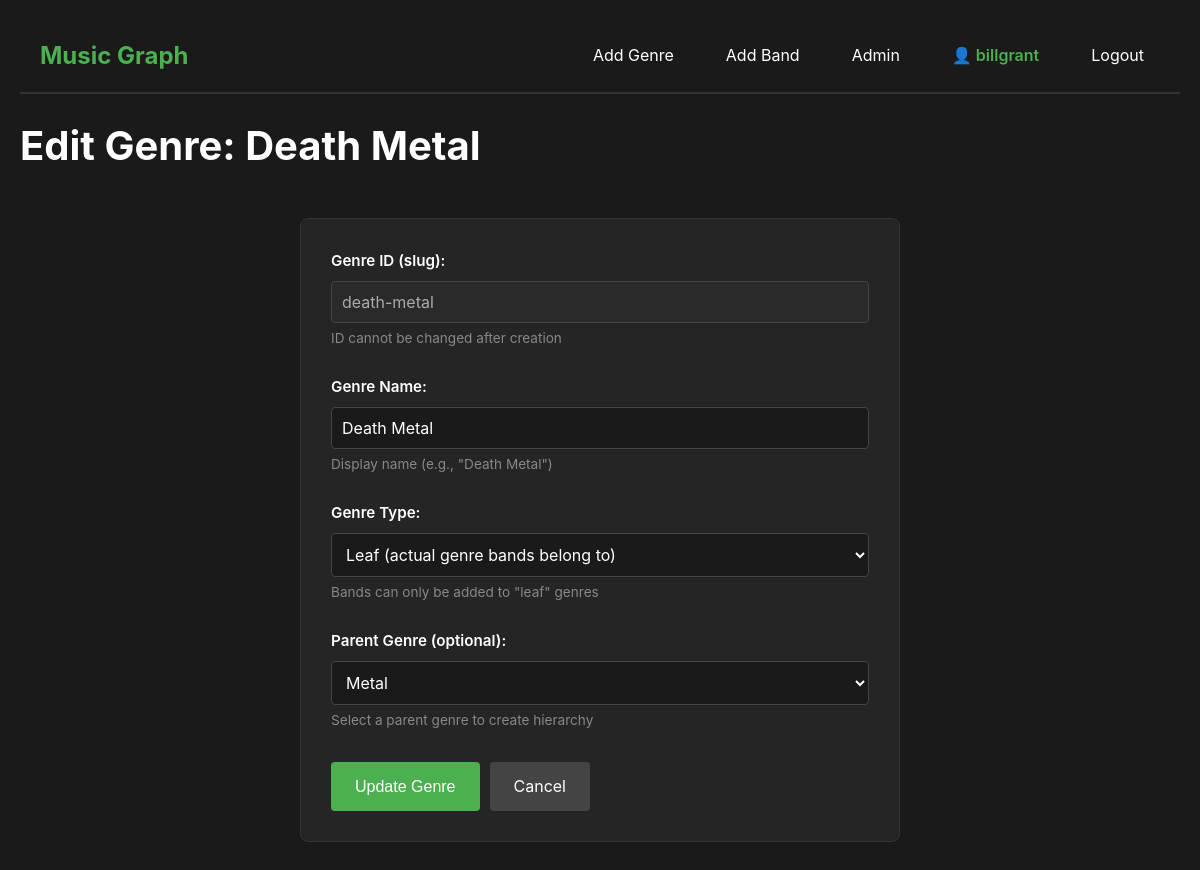
The app's page /edit-genre/death-metal (signed in) with its own data.
### models.py (models this page shows, shortened)
class User(UserMixin, db.Model):
    __tablename__ = 'users'
    id = db.Column(db.Integer, primary_key=True)
    username = db.Column(db.String(80), unique=True, nullable=False)
    email = db.Column(db.String(120), unique=True, nullable=False)
    password_hash = db.Column(db.String(255), nullable=False)
    is_admin = db.Column(db.Boolean, default=False)
    created_at = db.Column(db.DateTime, default=db.func.now())

class Genre(db.Model):
    __tablename__ = 'genres'
    id = db.Column(db.String(50), primary_key=True)  # e.g., 'death-metal'
    name = db.Column(db.String(100), nullable=False)  # e.g., 'Death Metal'
    parent_id = db.Column(db.String(50), db.ForeignKey('genres.id'), nullable=True)
    type = db.Column(db.String(20), nullable=False)  # 'root', 'intermediate', 'leaf'
    parent = db.relationship('Genre', remote_side=[id], backref='children')
    bands = db.relationship('Band', back_populates='primary_genre')

### app.py (the view, shortened to what this page needs)
@app.route('/edit-genre/<genre_id>', methods=['GET', 'POST'])
@admin_required
def edit_genre(genre_id):
    genre = Genre.query.get_or_404(genre_id)
    genres = Genre.query.filter(Genre.id != genre_id).all()  # Exclude current genre
    return render_template('edit_genre.html', genre=genre, genres=genres)

### app.py (called while the page is built)
@login_manager.user_loader
def load_user(user_id):
    return User.query.get(int(user_id))

def admin_required(f):
    @wraps(f)
    def decorated_function(*args, **kwargs):
        if not current_user.is_authenticated:
            return redirect(url_for('login'))
        if not current_user.is_admin:
            flash('Admin access required.', 'error')
            return redirect(url_for('index'))
        return f(*args, **kwargs)
    return decorated_function

### templates/edit_genre.html (shortened to what this page needs)
<!DOCTYPE html>
<html lang="en">
<head>
    <link rel="stylesheet" href="{{ url_for('static', filename='style.css') }}">
</head>
<body>
<nav class="navbar">
    <div class="nav-container">
        <a href="{{ url_for('index') }}" class="nav-brand">Music Graph</a>
<div class="nav-links">
    {% if current_user.is_authenticated %}
        {% if current_user.is_admin %}
            <a href="{{ url_for('add_genre') }}" class="nav-link">Add Genre</a>
            <a href="{{ url_for('add_band') }}" class="nav-link">Add Band</a>
            <a href="{{ url_for('admin') }}" class="nav-link">Admin</a>
        {% endif %}
        <span class="nav-user">{{ current_user.username }}</span>
        <a href="{{ url_for('logout') }}" class="nav-link">Logout</a>
    {% else %}
        <a href="{{ url_for('login') }}" class="nav-link">Login</a>
        <a href="{{ url_for('register') }}" class="nav-link">Register</a>
    {% endif %}
</div>
    </div>
</nav>
    <div class="container">
        <h1>Edit Genre: {{ genre.name }}</h1>
        <form method="POST" class="form">
            <div class="form-group">
                <label for="id">Genre ID (slug):</label>
                <input type="text" id="id" name="id" value="{{ genre.id }}" readonly disabled>
                <small>ID cannot be changed after creation</small>
            </div>
            <div class="form-group">
                <label for="name">Genre Name:</label>
                <input type="text" id="name" name="name"
                       value="{{ form_data.name if form_data else genre.name }}" required>
                <small>Display name (e.g., "Death Metal")</small>
            </div>
            <div class="form-group">
                <label for="type">Genre Type:</label>
                <select id="type" name="type" required>
                    <option value="leaf" {% if (form_data.type if form_data else genre.type) == 'leaf' %}selected{% endif %}>
                        Leaf (actual genre bands belong to)
                    </option>
                </select>
                <small>Bands can only be added to "leaf" genres</small>
            </div>
            <div class="form-group">
                <label for="parent_id">Parent Genre (optional):</label>
                <select id="parent_id" name="parent_id">
                    {% for g in genres %}
                    <option value="{{ g.id }}"
                            {% if (form_data.parent_id if form_data else genre.parent_id) == g.id %}selected{% endif %}>
                        {{ g.name }}
                    </option>
                    {% endfor %}
                </select>
                <small>Select a parent genre to create hierarchy</small>
            </div>
            <div class="form-actions">
                <button type="submit" class="btn-primary">Update Genre</button>
                <a href="{{ url_for('index') }}" class="btn-secondary">Cancel</a>
            </div>
        </form>
    </div>
</body>
</html>

### static/style.css (style rules this page uses)
* { margin: 0; padding: 0; box-sizing: border-box; }
body { font-family: -apple-system, BlinkMacSystemFont, 'Segoe UI', Roboto, Oxygen, Ubuntu, Cantarell, sans-serif; background-color: #1a1a1a; color: #e0e0e0; line-height: 1.6; padding: 20px; }
.container { max-width: 1200px; margin: 0 auto; }
h1 { font-size: 2.5rem; margin-bottom: 10px; color: #ffffff; }
.form { max-width: 600px; margin: 40px auto; background-color: #252525; padding: 30px; border-radius: 8px; border: 1px solid #333; }
.form-group { margin-bottom: 25px; }
.form-group label { display: block; margin-bottom: 8px; color: #ffffff; font-weight: 600; font-size: 0.95rem; }
.form-group input, .form-group select { width: 100%; padding: 10px; background-color: #1a1a1a; border: 1px solid #444; border-radius: 4px; color: #ffffff; font-size: 1rem; font-family: inherit; }
.form-group small { display: block; margin-top: 5px; color: #888; font-size: 0.85rem; }
.form-actions { display: flex; gap: 10px; margin-top: 30px; }
.btn-primary, .btn-secondary { padding: 12px 24px; border: none; border-radius: 4px; font-size: 1rem; cursor: pointer; text-decoration: none; display: inline-block; transition: background-color 0.2s; }
.btn-primary { background-color: #4CAF50; color: #ffffff; }
.btn-secondary { background-color: #444; color: #ffffff; }
input[readonly] { background-color: #2a2a2a; cursor: not-allowed; color: #aaa; }
.navbar { background-color: #1a1a1a; border-bottom: 2px solid #333; padding: 0; position: sticky; top: 0; z-index: 1000; }
.nav-container { max-width: 1200px; margin: 0 auto; display: flex; justify-content: space-between; align-items: center; padding: 15px 20px; }
.nav-brand { font-size: 1.5rem; font-weight: bold; color: #4CAF50; text-decoration: none; transition: color 0.2s; }
.nav-links { display: flex; gap: 20px; }
.nav-link { color: #ffffff; text-decoration: none; padding: 8px 16px; border-radius: 4px; transition: background-color 0.2s; }
.container { padding-top: 20px; }
.nav-user { color: #4CAF50; padding: 8px 16px; font-weight: 600; }
.nav-user::before { content: "👤 "; }

### records on screen
User: username "billgrant"
Genre: name "Death Metal", id "death-metal", type "Leaf (actual genre bands belong to)", parent_id "Metal"
